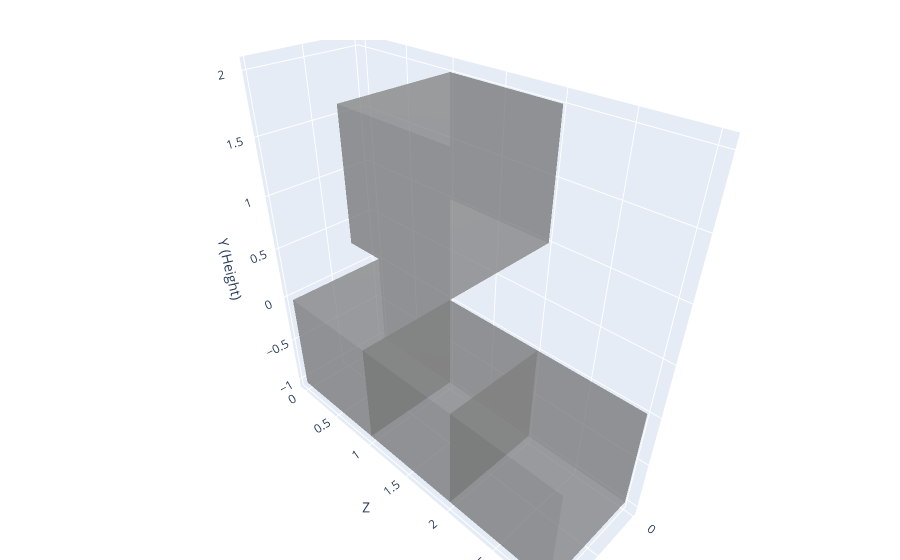

Source (notebook cell):
### Code cell
from eval_code.structural_stability import is_ground_connected

coords = [
    {"x": 0, "y": -1, "z": 0, "material": "stone"},
    {"x": 0, "y": -1, "z": 1, "material": "stone"},
    {"x": 0, "y": -1, "z": 2, "material": "stone"},
    {"x": 0, "y": 1, "z": 1, "material": "stone"},
]


assert False == is_ground_connected(coords)
plotly_blocks.plot(coords)

### Figure 1 — Plotly figure (JSON) as saved in the notebook; plotly's stock layout.template omitted (floating-point values rounded to 4 significant figures)
{"data": [{"facecolor": ["#888888", "#888888", "#888888", "#888888", "#888888", "#888888", "#888888", "#888888", "#888888", "#888888", "#888888", "#888888", "#888888", "#888888", "#888888", "#888888", "#888888", "#888888", "#888888", "#888888", "#888888", "#888888", "#888888", "#888888", "#888888", "#888888", "#888888", "#888888", "#888888", "#888888", "#888888", "#888888", "#888888", "#888888", "#888888", "#888888", "#888888", "#888888", "#888888", "#888888", "#888888", "#888888", "#888888", "#888888", "#888888", "#888888", "#888888", "#888888"], "flatshading": true, "i": [0, 0, 4, 4, 0, 0, 2, 2, 1, 1, 0, 0, 8, 8, 12, 12, 8, 8, 10, 10, 9, 9, 8, 8, 16, 16, 20, 20, 16, 16, 18, 18, 17, 17, 16, 16, 24, 24, 28, 28, 24, 24, 26, 26, 25, 25, 24, 24], "j": [1, 2, 5, 6, 1, 5, 3, 7, 2, 6, 3, 7, 9, 10, 13, 14, 9, 13, 11, 15, 10, 14, 11, 15, 17, 18, 21, 22, 17, 21, 19, 23, 18, 22, 19, 23, 25, 26, 29, 30, 25, 29, 27, 31, 26, 30, 27, 31], "k": [2, 3, 6, 7, 5, 4, 7, 6, 6, 5, 7, 4, 10, 11, 14, 15, 13, 12, 15, 14, 14, 13, 15, 12, 18, 19, 22, 23, 21, 20, 23, 22, 22, 21, 23, 20, 26, 27, 30, 31, 29, 28, 31, 30, 30, 29, 31, 28], "opacity": 0.5, "type": "mesh3d", "x": [0, 1, 1, 0, 0, 1, 1, 0, 0, 1, 1, 0, 0, 1, 1, 0, 0, 1, 1, 0, 0, 1, 1, 0, 0, 1, 1, 0, 0, 1, 1, 0], "y": [0, 0, 0, 0, 1, 1, 1, 1, 1, 1, 1, 1, 2, 2, 2, 2, 2, 2, 2, 2, 3, 3, 3, 3, 1, 1, 1, 1, 2, 2, 2, 2], "z": [-1, -1, 0, 0, -1, -1, 0, 0, -1, -1, 0, 0, -1, -1, 0, 0, -1, -1, 0, 0, -1, -1, 0, 0, 1, 1, 2, 2, 1, 1, 2, 2]}], "layout": {"legend": {"itemsizing": "constant"}, "margin": {"b": 0, "l": 0, "r": 0, "t": 40}, "scene": {"aspectmode": "data", "xaxis": {"title": {"text": "X"}}, "yaxis": {"title": {"text": "Z"}}, "zaxis": {"title": {"text": "Y (Height)"}}}, "title": {"text": ""}}}
